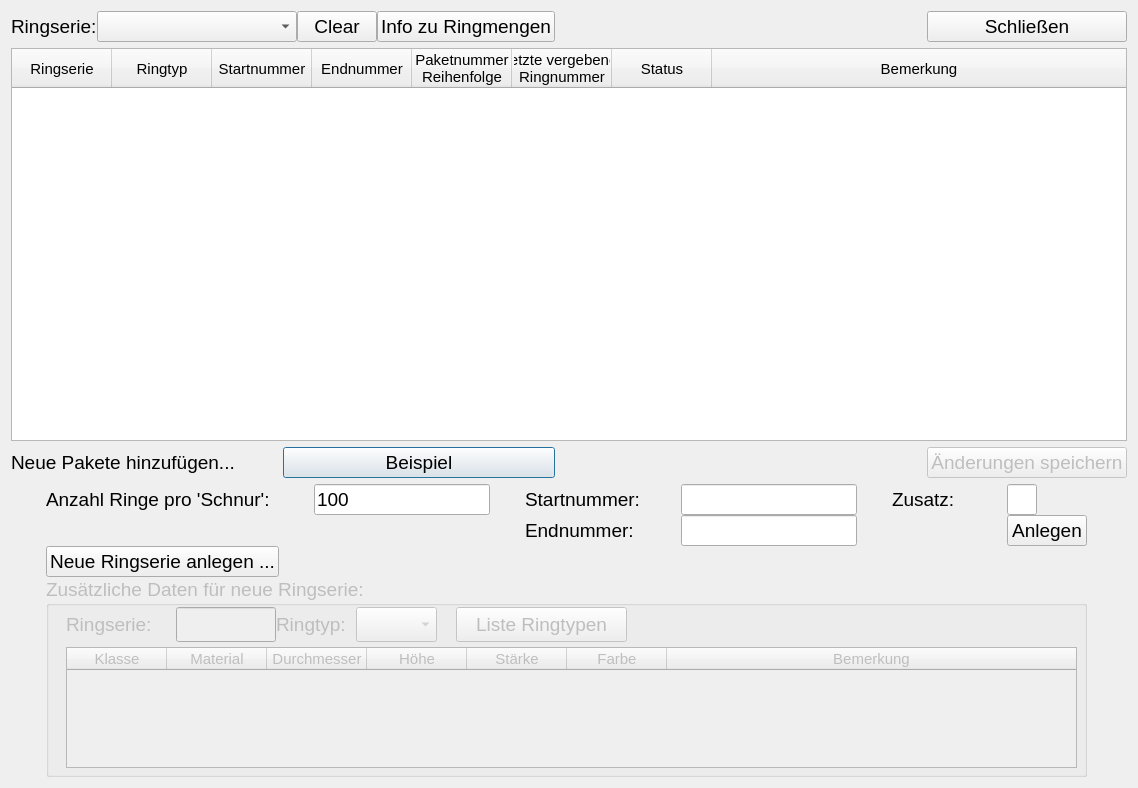
<?xml version="1.0" encoding="UTF-8"?>
<ui version="4.0">
 <class>DialogRingserienEingabe</class>
 <widget class="QDialog" name="DialogRingserienEingabe">
  <property name="geometry">
   <rect>
    <x>0</x>
    <y>0</y>
    <width>1138</width>
    <height>788</height>
   </rect>
  </property>
  <property name="windowTitle">
   <string>DialogRingserienEingabe</string>
  </property>
  <layout class="QGridLayout" name="gridLayout">
   <item row="0" column="0" colspan="7">
    <layout class="QGridLayout" name="gridLayout_2">
     <property name="horizontalSpacing">
      <number>7</number>
     </property>
     <item row="2" column="0">
      <layout class="QHBoxLayout" name="horizontalLayout">
       <item>
        <widget class="QLabel" name="label_2">
         <property name="font">
          <font>
           <pointsize>14</pointsize>
          </font>
         </property>
         <property name="toolTip">
          <string>Automatisch Aufteilung der Pakete nach Anzahl Ringe pro Schnur</string>
         </property>
         <property name="text">
          <string>Neue Pakete hinzufügen... </string>
         </property>
        </widget>
       </item>
       <item>
        <widget class="QPushButton" name="BTN_beispiel_eingabe_ringserie">
         <property name="font">
          <font>
           <pointsize>14</pointsize>
          </font>
         </property>
         <property name="text">
          <string>Beispiel</string>
         </property>
        </widget>
       </item>
      </layout>
     </item>
     <item row="0" column="0">
      <layout class="QHBoxLayout" name="horizontalLayout_2">
       <item>
        <widget class="QLabel" name="label">
         <property name="sizePolicy">
          <sizepolicy hsizetype="Maximum" vsizetype="Maximum">
           <horstretch>0</horstretch>
           <verstretch>0</verstretch>
          </sizepolicy>
         </property>
         <property name="maximumSize">
          <size>
           <width>16777215</width>
           <height>25</height>
          </size>
         </property>
         <property name="font">
          <font>
           <pointsize>14</pointsize>
          </font>
         </property>
         <property name="text">
          <string>Ringserie:</string>
         </property>
        </widget>
       </item>
       <item>
        <widget class="QComboBox" name="CMB_ringserienauswahl">
         <property name="sizePolicy">
          <sizepolicy hsizetype="Maximum" vsizetype="Fixed">
           <horstretch>0</horstretch>
           <verstretch>0</verstretch>
          </sizepolicy>
         </property>
         <property name="minimumSize">
          <size>
           <width>200</width>
           <height>0</height>
          </size>
         </property>
         <property name="font">
          <font>
           <pointsize>14</pointsize>
          </font>
         </property>
        </widget>
       </item>
       <item>
        <widget class="QPushButton" name="BTN_clear">
         <property name="font">
          <font>
           <pointsize>14</pointsize>
          </font>
         </property>
         <property name="text">
          <string>Clear</string>
         </property>
        </widget>
       </item>
       <item>
        <widget class="QPushButton" name="BTN_info">
         <property name="font">
          <font>
           <pointsize>14</pointsize>
          </font>
         </property>
         <property name="text">
          <string>Info zu Ringmengen</string>
         </property>
        </widget>
       </item>
      </layout>
     </item>
     <item row="0" column="3">
      <widget class="QPushButton" name="BTN_close">
       <property name="font">
        <font>
         <pointsize>14</pointsize>
        </font>
       </property>
       <property name="text">
        <string>Schließen</string>
       </property>
      </widget>
     </item>
     <item row="0" column="2">
      <spacer name="horizontalSpacer">
       <property name="orientation">
        <enum>Qt::Horizontal</enum>
       </property>
       <property name="sizeHint" stdset="0">
        <size>
         <width>200</width>
         <height>20</height>
        </size>
       </property>
      </spacer>
     </item>
     <item row="2" column="3">
      <widget class="QPushButton" name="BTN_spezial">
       <property name="enabled">
        <bool>false</bool>
       </property>
       <property name="font">
        <font>
         <pointsize>14</pointsize>
        </font>
       </property>
       <property name="toolTip">
        <string>&lt;html&gt;&lt;head/&gt;&lt;body&gt;&lt;p&gt;Möchte man ein Paket oder eine Schnur 'dazwischenschieben' oder als nächstes behandeln, so kann man dieses Paket hier auswählen und markieren als das nächste zu verwendende - UNABHÄNGIG von der aktuell definierten Reihenfolge. &lt;/p&gt;&lt;/body&gt;&lt;/html&gt;</string>
       </property>
       <property name="text">
        <string>Änderungen speichern</string>
       </property>
      </widget>
     </item>
     <item row="3" column="0" colspan="4">
      <layout class="QGridLayout" name="gridLayout_3">
       <property name="sizeConstraint">
        <enum>QLayout::SetMaximumSize</enum>
       </property>
       <property name="horizontalSpacing">
        <number>0</number>
       </property>
       <item row="0" column="3">
        <widget class="QLineEdit" name="INP_start_ringnummer_neue_serie">
         <property name="sizePolicy">
          <sizepolicy hsizetype="Maximum" vsizetype="Fixed">
           <horstretch>0</horstretch>
           <verstretch>0</verstretch>
          </sizepolicy>
         </property>
         <property name="minimumSize">
          <size>
           <width>50</width>
           <height>0</height>
          </size>
         </property>
         <property name="maximumSize">
          <size>
           <width>16777215</width>
           <height>16777215</height>
          </size>
         </property>
         <property name="font">
          <font>
           <pointsize>14</pointsize>
          </font>
         </property>
         <property name="maxLength">
          <number>8</number>
         </property>
        </widget>
       </item>
       <item row="2" column="0">
        <widget class="QPushButton" name="BTN_neueSerie_anlegen">
         <property name="font">
          <font>
           <pointsize>14</pointsize>
          </font>
         </property>
         <property name="toolTip">
          <string>&lt;html&gt;&lt;head/&gt;&lt;body&gt;&lt;p&gt;Dies bedeutet, dass die Ringserie, die Du eingeben möchtest, bisher noch &lt;span style=&quot; font-size:10pt; font-weight:700; color:#ff0000;&quot;&gt;nicht&lt;/span&gt; auf der Station verwendet wurde. Wenn Du nur einen neuen Nummernbereich eingeben möchtest, wähle bitte die bisherige Ringserie links aus und nutze die untere Eingabemaske für das Hinzufügen neuer Nummern.&lt;/p&gt;&lt;/body&gt;&lt;/html&gt;</string>
         </property>
         <property name="text">
          <string>Neue Ringserie anlegen ...</string>
         </property>
        </widget>
       </item>
       <item row="0" column="0">
        <widget class="QLabel" name="label_5">
         <property name="sizePolicy">
          <sizepolicy hsizetype="Maximum" vsizetype="Preferred">
           <horstretch>0</horstretch>
           <verstretch>0</verstretch>
          </sizepolicy>
         </property>
         <property name="minimumSize">
          <size>
           <width>220</width>
           <height>0</height>
          </size>
         </property>
         <property name="maximumSize">
          <size>
           <width>16777215</width>
           <height>16777215</height>
          </size>
         </property>
         <property name="font">
          <font>
           <pointsize>14</pointsize>
          </font>
         </property>
         <property name="toolTip">
          <string>&lt;html&gt;&lt;head/&gt;&lt;body&gt;&lt;p&gt;Es wird die Anzahl je &amp;quot;Paket&amp;quot; benötigt. Die meisten Ringe sind auf einer Gummischnur aufgezogen. Am Beringertisch befindet sich meistens eine Schnur je Ringtyp/-serie. Die Serie lässt sich also in diese Pakete vereinzeln. Manche Ringe sind z.B. so groß, dass nur 10 Exemplare auf einem Schlauch aufgezogen sind. Dann ist hier 10 einzutragen. Die Standardpaketgröße beträgt 100 (Ringe je Schnur)&lt;/p&gt;&lt;/body&gt;&lt;/html&gt;</string>
         </property>
         <property name="text">
          <string>Anzahl Ringe pro 'Schnur':</string>
         </property>
        </widget>
       </item>
       <item row="0" column="4">
        <widget class="QLabel" name="label_6">
         <property name="sizePolicy">
          <sizepolicy hsizetype="Maximum" vsizetype="Preferred">
           <horstretch>0</horstretch>
           <verstretch>0</verstretch>
          </sizepolicy>
         </property>
         <property name="minimumSize">
          <size>
           <width>80</width>
           <height>0</height>
          </size>
         </property>
         <property name="maximumSize">
          <size>
           <width>16777215</width>
           <height>16777215</height>
          </size>
         </property>
         <property name="font">
          <font>
           <pointsize>14</pointsize>
          </font>
         </property>
         <property name="toolTip">
          <string>&lt;html&gt;&lt;head/&gt;&lt;body&gt;&lt;p&gt;Es gibt (leider) einige Ringe, die keine numerischen Ringnummern haben, sondern zusätzlich noch ein Buchstabe. Z.B. die Serie 39 besteht aus 391F, 392F, 393F, ..., 399F. Um aber intern mit Zahlen rechnen zu können statt mit alphanumerischen Operationen (Texte umwandeln, aufsplitten, wieder zurückwandeln, ...) wurden für die 0,00001% der Fälle dieses Zusatzfeld ins Leben gerufen. Beinhaltet also der hintere Teil der Ringnummer (nach der Serie) einen nicht-numerischen Teil, wird dieser hier bei Zusatz eingetragen.&lt;/p&gt;&lt;/body&gt;&lt;/html&gt;</string>
         </property>
         <property name="text">
          <string>Zusatz:</string>
         </property>
        </widget>
       </item>
       <item row="0" column="1">
        <widget class="QLineEdit" name="INP_anz_ring_schnur">
         <property name="sizePolicy">
          <sizepolicy hsizetype="Maximum" vsizetype="Fixed">
           <horstretch>0</horstretch>
           <verstretch>0</verstretch>
          </sizepolicy>
         </property>
         <property name="minimumSize">
          <size>
           <width>50</width>
           <height>0</height>
          </size>
         </property>
         <property name="maximumSize">
          <size>
           <width>16777215</width>
           <height>16777215</height>
          </size>
         </property>
         <property name="font">
          <font>
           <pointsize>14</pointsize>
          </font>
         </property>
         <property name="text">
          <string>100</string>
         </property>
        </widget>
       </item>
       <item row="1" column="5">
        <widget class="QPushButton" name="BTN_neue_ringserie">
         <property name="sizePolicy">
          <sizepolicy hsizetype="Minimum" vsizetype="Fixed">
           <horstretch>0</horstretch>
           <verstretch>0</verstretch>
          </sizepolicy>
         </property>
         <property name="font">
          <font>
           <pointsize>14</pointsize>
          </font>
         </property>
         <property name="text">
          <string>Anlegen</string>
         </property>
        </widget>
       </item>
       <item row="1" column="2">
        <widget class="QLabel" name="label_4">
         <property name="sizePolicy">
          <sizepolicy hsizetype="Maximum" vsizetype="Preferred">
           <horstretch>0</horstretch>
           <verstretch>0</verstretch>
          </sizepolicy>
         </property>
         <property name="minimumSize">
          <size>
           <width>80</width>
           <height>0</height>
          </size>
         </property>
         <property name="maximumSize">
          <size>
           <width>16777215</width>
           <height>16777215</height>
          </size>
         </property>
         <property name="font">
          <font>
           <pointsize>14</pointsize>
          </font>
         </property>
         <property name="toolTip">
          <string>&lt;html&gt;&lt;head/&gt;&lt;body&gt;&lt;p&gt;&lt;span style=&quot; font-weight:700;&quot;&gt;End&lt;/span&gt;nummer der &lt;span style=&quot; font-weight:700;&quot;&gt;gesamten&lt;/span&gt; Serie! Wurden z.B. 1000 Ringe einer Serie geliefert von XX010001 bis XX011000 in 10 Schnureinheiten (Paketen), so trägt man die erste Nummer (10.001) bei Startnummer ein und die letzte Nummer (11.000) bei Endnummer. Natürlich ohne .&lt;/p&gt;&lt;/body&gt;&lt;/html&gt;</string>
         </property>
         <property name="text">
          <string>Endnummer:</string>
         </property>
        </widget>
       </item>
       <item row="1" column="3">
        <widget class="QLineEdit" name="INP_end_ringnummer_neue_serie">
         <property name="sizePolicy">
          <sizepolicy hsizetype="Minimum" vsizetype="Fixed">
           <horstretch>0</horstretch>
           <verstretch>0</verstretch>
          </sizepolicy>
         </property>
         <property name="minimumSize">
          <size>
           <width>50</width>
           <height>0</height>
          </size>
         </property>
         <property name="maximumSize">
          <size>
           <width>16777215</width>
           <height>16777215</height>
          </size>
         </property>
         <property name="font">
          <font>
           <pointsize>14</pointsize>
          </font>
         </property>
        </widget>
       </item>
       <item row="0" column="2">
        <widget class="QLabel" name="label_3">
         <property name="sizePolicy">
          <sizepolicy hsizetype="Maximum" vsizetype="Preferred">
           <horstretch>0</horstretch>
           <verstretch>0</verstretch>
          </sizepolicy>
         </property>
         <property name="minimumSize">
          <size>
           <width>120</width>
           <height>0</height>
          </size>
         </property>
         <property name="maximumSize">
          <size>
           <width>16777215</width>
           <height>16777215</height>
          </size>
         </property>
         <property name="font">
          <font>
           <pointsize>14</pointsize>
          </font>
         </property>
         <property name="toolTip">
          <string>&lt;html&gt;&lt;head/&gt;&lt;body&gt;&lt;p&gt;&lt;span style=&quot; font-weight:700;&quot;&gt;Start&lt;/span&gt;nummer der &lt;span style=&quot; font-weight:700;&quot;&gt;gesamten&lt;/span&gt; Serie! Wurden z.B. 1000 Ringe einer Serie geliefert von XX010001 bis XX011000 in 10 Schnureinheiten (Paketen), so trägt man die erste Nummer (10.001) bei Startnummer ein und die letzte Nummer (11.000) bei Endnummer. Natürlich ohne .&lt;/p&gt;&lt;/body&gt;&lt;/html&gt;</string>
         </property>
         <property name="text">
          <string>Startnummer: </string>
         </property>
        </widget>
       </item>
       <item row="0" column="5">
        <widget class="QLineEdit" name="INP_zusatz">
         <property name="sizePolicy">
          <sizepolicy hsizetype="Maximum" vsizetype="Fixed">
           <horstretch>0</horstretch>
           <verstretch>0</verstretch>
          </sizepolicy>
         </property>
         <property name="minimumSize">
          <size>
           <width>30</width>
           <height>0</height>
          </size>
         </property>
         <property name="maximumSize">
          <size>
           <width>30</width>
           <height>16777215</height>
          </size>
         </property>
         <property name="font">
          <font>
           <pointsize>14</pointsize>
          </font>
         </property>
        </widget>
       </item>
       <item row="3" column="0" colspan="6">
        <widget class="QGroupBox" name="groupBox_zusatzeingabe">
         <property name="enabled">
          <bool>false</bool>
         </property>
         <property name="sizePolicy">
          <sizepolicy hsizetype="Expanding" vsizetype="Preferred">
           <horstretch>0</horstretch>
           <verstretch>0</verstretch>
          </sizepolicy>
         </property>
         <property name="minimumSize">
          <size>
           <width>800</width>
           <height>200</height>
          </size>
         </property>
         <property name="maximumSize">
          <size>
           <width>16777215</width>
           <height>16777215</height>
          </size>
         </property>
         <property name="font">
          <font>
           <pointsize>14</pointsize>
          </font>
         </property>
         <property name="title">
          <string>Zusätzliche Daten für neue Ringserie:</string>
         </property>
         <widget class="QLabel" name="label_8">
          <property name="geometry">
           <rect>
            <x>20</x>
            <y>30</y>
            <width>91</width>
            <height>35</height>
           </rect>
          </property>
          <property name="toolTip">
           <string>&lt;html&gt;&lt;head/&gt;&lt;body&gt;&lt;p&gt;&lt;span style=&quot; font-weight:700;&quot;&gt;Start&lt;/span&gt;nummer der &lt;span style=&quot; font-weight:700;&quot;&gt;gesamten&lt;/span&gt; Serie! Wurden z.B. 1000 Ringe einer Serie geliefert von XX010001 bis XX011000 in 10 Schnureinheiten (Paketen), so trägt man die erste Nummer (10.001) bei Startnummer ein und die letzte Nummer (11.000) bei Endnummer. Natürlich ohne .&lt;/p&gt;&lt;/body&gt;&lt;/html&gt;</string>
          </property>
          <property name="text">
           <string>Ringserie:</string>
          </property>
         </widget>
         <widget class="QLineEdit" name="INP_neueSerie_ringserie">
          <property name="geometry">
           <rect>
            <x>130</x>
            <y>30</y>
            <width>100</width>
            <height>35</height>
           </rect>
          </property>
          <property name="minimumSize">
           <size>
            <width>100</width>
            <height>0</height>
           </size>
          </property>
          <property name="maxLength">
           <number>2</number>
          </property>
         </widget>
         <widget class="QComboBox" name="CMB_neueSerie_ringtyp_auswahl">
          <property name="geometry">
           <rect>
            <x>310</x>
            <y>30</y>
            <width>81</width>
            <height>35</height>
           </rect>
          </property>
          <property name="editable">
           <bool>false</bool>
          </property>
          <property name="insertPolicy">
           <enum>QComboBox::NoInsert</enum>
          </property>
         </widget>
         <widget class="QLabel" name="label_7">
          <property name="geometry">
           <rect>
            <x>230</x>
            <y>30</y>
            <width>71</width>
            <height>35</height>
           </rect>
          </property>
          <property name="toolTip">
           <string>&lt;html&gt;&lt;head/&gt;&lt;body&gt;&lt;p&gt;&lt;span style=&quot; font-weight:700;&quot;&gt;Start&lt;/span&gt;nummer der &lt;span style=&quot; font-weight:700;&quot;&gt;gesamten&lt;/span&gt; Serie! Wurden z.B. 1000 Ringe einer Serie geliefert von XX010001 bis XX011000 in 10 Schnureinheiten (Paketen), so trägt man die erste Nummer (10.001) bei Startnummer ein und die letzte Nummer (11.000) bei Endnummer. Natürlich ohne .&lt;/p&gt;&lt;/body&gt;&lt;/html&gt;</string>
          </property>
          <property name="text">
           <string>Ringtyp: </string>
          </property>
         </widget>
         <widget class="QPushButton" name="BTN_ringtypenliste">
          <property name="geometry">
           <rect>
            <x>410</x>
            <y>30</y>
            <width>171</width>
            <height>35</height>
           </rect>
          </property>
          <property name="text">
           <string>Liste Ringtypen</string>
          </property>
         </widget>
         <widget class="QTableWidget" name="TBL_ringtypen">
          <property name="geometry">
           <rect>
            <x>20</x>
            <y>70</y>
            <width>1011</width>
            <height>121</height>
           </rect>
          </property>
          <property name="font">
           <font>
            <pointsize>11</pointsize>
           </font>
          </property>
          <property name="sizeAdjustPolicy">
           <enum>QAbstractScrollArea::AdjustToContents</enum>
          </property>
          <property name="sortingEnabled">
           <bool>true</bool>
          </property>
          <attribute name="horizontalHeaderCascadingSectionResizes">
           <bool>true</bool>
          </attribute>
          <attribute name="horizontalHeaderShowSortIndicator" stdset="0">
           <bool>true</bool>
          </attribute>
          <attribute name="horizontalHeaderStretchLastSection">
           <bool>true</bool>
          </attribute>
          <column>
           <property name="text">
            <string>Klasse</string>
           </property>
          </column>
          <column>
           <property name="text">
            <string>Material</string>
           </property>
          </column>
          <column>
           <property name="text">
            <string>Durchmesser</string>
           </property>
          </column>
          <column>
           <property name="text">
            <string>Höhe</string>
           </property>
          </column>
          <column>
           <property name="text">
            <string>Stärke</string>
           </property>
          </column>
          <column>
           <property name="text">
            <string>Farbe</string>
           </property>
          </column>
          <column>
           <property name="text">
            <string>Bemerkung</string>
           </property>
          </column>
         </widget>
        </widget>
       </item>
      </layout>
     </item>
     <item row="1" column="0" colspan="4">
      <widget class="OwnTable" name="TBL_ringserien">
       <property name="sizePolicy">
        <sizepolicy hsizetype="Expanding" vsizetype="Expanding">
         <horstretch>0</horstretch>
         <verstretch>0</verstretch>
        </sizepolicy>
       </property>
       <property name="minimumSize">
        <size>
         <width>900</width>
         <height>0</height>
        </size>
       </property>
       <property name="maximumSize">
        <size>
         <width>16777215</width>
         <height>400</height>
        </size>
       </property>
       <property name="font">
        <font>
         <pointsize>11</pointsize>
        </font>
       </property>
       <property name="sizeAdjustPolicy">
        <enum>QAbstractScrollArea::AdjustToContents</enum>
       </property>
       <property name="editTriggers">
        <set>QAbstractItemView::SelectedClicked</set>
       </property>
       <property name="alternatingRowColors">
        <bool>false</bool>
       </property>
       <property name="showGrid">
        <bool>true</bool>
       </property>
       <property name="sortingEnabled">
        <bool>true</bool>
       </property>
       <attribute name="horizontalHeaderStretchLastSection">
        <bool>true</bool>
       </attribute>
       <column>
        <property name="text">
         <string>Ringserie</string>
        </property>
       </column>
       <column>
        <property name="text">
         <string>Ringtyp</string>
        </property>
       </column>
       <column>
        <property name="text">
         <string>Startnummer</string>
        </property>
       </column>
       <column>
        <property name="text">
         <string>Endnummer</string>
        </property>
       </column>
       <column>
        <property name="text">
         <string>Paketnummer
Reihenfolge</string>
        </property>
       </column>
       <column>
        <property name="text">
         <string>letzte vergebene
Ringnummer</string>
        </property>
       </column>
       <column>
        <property name="text">
         <string>Status</string>
        </property>
       </column>
       <column>
        <property name="text">
         <string>Bemerkung</string>
        </property>
       </column>
      </widget>
     </item>
    </layout>
   </item>
  </layout>
 </widget>
 <customwidgets>
  <customwidget>
   <class>OwnTable</class>
   <extends>QTableWidget</extends>
   <header>rberi_lib</header>
  </customwidget>
 </customwidgets>
 <tabstops>
  <tabstop>INP_neueSerie_ringserie</tabstop>
  <tabstop>CMB_neueSerie_ringtyp_auswahl</tabstop>
  <tabstop>BTN_ringtypenliste</tabstop>
  <tabstop>TBL_ringtypen</tabstop>
 </tabstops>
 <resources/>
 <connections/>
</ui>
